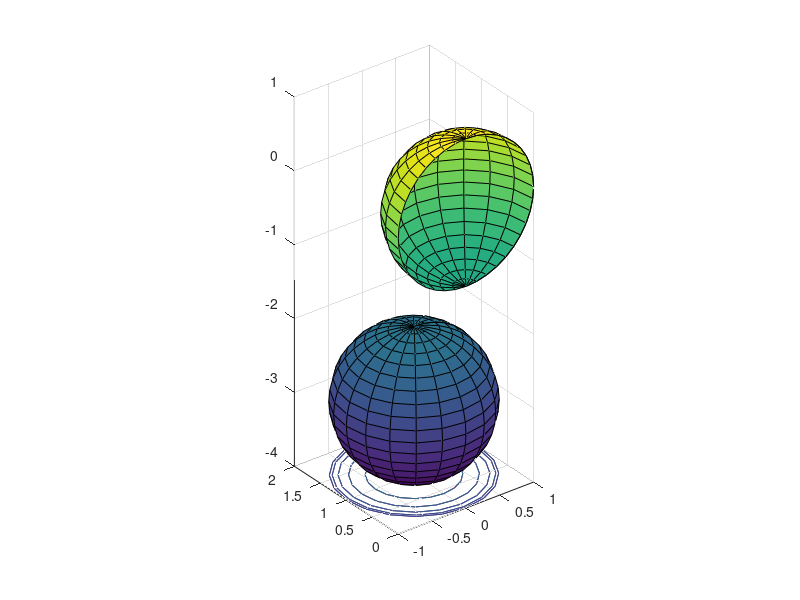

This figure's MATLAB source:
figure
[x,y,z] = sphere;
surf(x,y,z)  % sphere centered at origin
hold on
surf(x+3,y-2,z)  % sphere centered at (3,-2,0)
surfc(x,y+1,z-3)  % sphere centered at (0,1,-3)
daspect([1 1 1])
